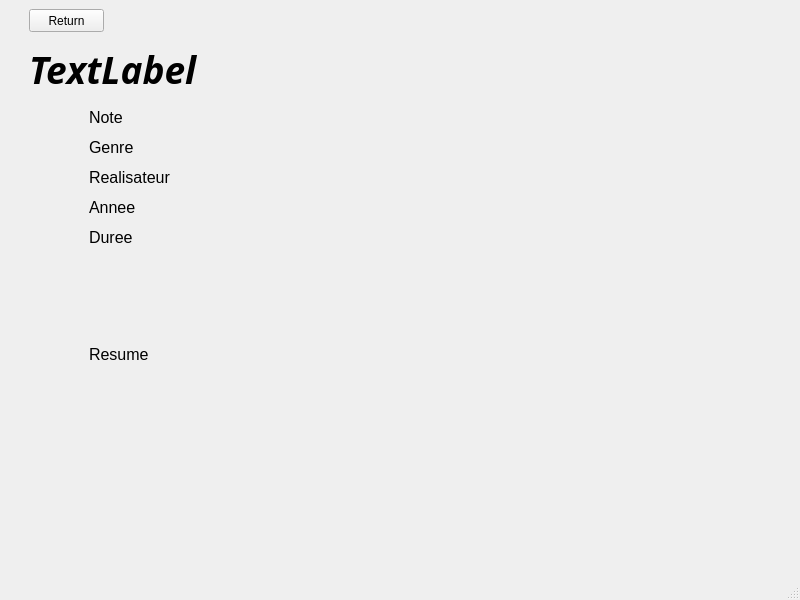
<?xml version="1.0" encoding="UTF-8"?>
<ui version="4.0">
 <class>MainWindow</class>
 <widget class="QMainWindow" name="MainWindow">
  <property name="geometry">
   <rect>
    <x>0</x>
    <y>0</y>
    <width>800</width>
    <height>600</height>
   </rect>
  </property>
  <property name="windowTitle">
   <string>MainWindow</string>
  </property>
  <widget class="QWidget" name="centralwidget">
   <layout class="QVBoxLayout" name="verticalLayout">
    <item>
     <widget class="QStackedWidget" name="stackedWidget">
      <property name="currentIndex">
       <number>1</number>
      </property>
      <widget class="QWidget" name="page">
       <layout class="QVBoxLayout" name="verticalLayout_2">
        <item>
         <widget class="QGroupBox" name="groupBox">
          <property name="title">
           <string>Filtrer par année</string>
          </property>
          <layout class="QVBoxLayout" name="verticalLayout_3">
           <item>
            <layout class="QHBoxLayout" name="horizontalLayout_2">
             <item>
              <widget class="QCheckBox" name="checkBoxAnnee">
               <property name="text">
                <string>Année de sortie</string>
               </property>
              </widget>
             </item>
             <item>
              <widget class="QLabel" name="label">
               <property name="text">
                <string>Année entre</string>
               </property>
               <property name="alignment">
                <set>Qt::AlignRight|Qt::AlignTrailing|Qt::AlignVCenter</set>
               </property>
              </widget>
             </item>
             <item>
              <widget class="QSpinBox" name="annee_min">
               <property name="maximum">
                <number>3000</number>
               </property>
              </widget>
             </item>
             <item>
              <widget class="QLabel" name="label_2">
               <property name="maximumSize">
                <size>
                 <width>50</width>
                 <height>16777215</height>
                </size>
               </property>
               <property name="text">
                <string>et</string>
               </property>
               <property name="alignment">
                <set>Qt::AlignCenter</set>
               </property>
              </widget>
             </item>
             <item>
              <widget class="QSpinBox" name="annee_max">
               <property name="maximum">
                <number>3000</number>
               </property>
               <property name="value">
                <number>2000</number>
               </property>
              </widget>
             </item>
            </layout>
           </item>
           <item>
            <widget class="QGroupBox" name="groupBox_2">
             <property name="title">
              <string>Filtrer par réalisateur</string>
             </property>
             <layout class="QHBoxLayout" name="horizontalLayout_3">
              <item>
               <widget class="QCheckBox" name="checkBoxRealisateur">
                <property name="text">
                 <string>Réalisateur</string>
                </property>
               </widget>
              </item>
              <item alignment="Qt::AlignRight">
               <widget class="QLabel" name="label_3">
                <property name="text">
                 <string>Nom du réalisateur :</string>
                </property>
               </widget>
              </item>
              <item>
               <widget class="QLineEdit" name="realisateurEdit">
                <property name="maximumSize">
                 <size>
                  <width>250</width>
                  <height>16777215</height>
                 </size>
                </property>
               </widget>
              </item>
             </layout>
            </widget>
           </item>
           <item>
            <widget class="QPushButton" name="pushButtonRechercher">
             <property name="minimumSize">
              <size>
               <width>0</width>
               <height>50</height>
              </size>
             </property>
             <property name="text">
              <string>RECHERCHER</string>
             </property>
            </widget>
           </item>
           <item>
            <widget class="QTableWidget" name="reponseTable"/>
           </item>
          </layout>
         </widget>
        </item>
       </layout>
      </widget>
      <widget class="QWidget" name="page_2">
       <widget class="QPushButton" name="pushButton_2">
        <property name="geometry">
         <rect>
          <x>20</x>
          <y>0</y>
          <width>75</width>
          <height>23</height>
         </rect>
        </property>
        <property name="text">
         <string>Return</string>
        </property>
       </widget>
       <widget class="QLabel" name="label_titre_film">
        <property name="geometry">
         <rect>
          <x>20</x>
          <y>40</y>
          <width>721</width>
          <height>41</height>
         </rect>
        </property>
        <property name="font">
         <font>
          <family>Source Sans Pro Black</family>
          <pointsize>28</pointsize>
          <weight>75</weight>
          <italic>true</italic>
          <bold>true</bold>
         </font>
        </property>
        <property name="text">
         <string>TextLabel</string>
        </property>
       </widget>
       <widget class="QLabel" name="label_note">
        <property name="geometry">
         <rect>
          <x>80</x>
          <y>100</y>
          <width>311</width>
          <height>16</height>
         </rect>
        </property>
        <property name="font">
         <font>
          <pointsize>12</pointsize>
         </font>
        </property>
        <property name="text">
         <string>Note</string>
        </property>
       </widget>
       <widget class="QLabel" name="label_genre">
        <property name="geometry">
         <rect>
          <x>80</x>
          <y>130</y>
          <width>551</width>
          <height>16</height>
         </rect>
        </property>
        <property name="font">
         <font>
          <pointsize>12</pointsize>
         </font>
        </property>
        <property name="text">
         <string>Genre</string>
        </property>
       </widget>
       <widget class="QLabel" name="label_realisateur">
        <property name="geometry">
         <rect>
          <x>80</x>
          <y>160</y>
          <width>551</width>
          <height>16</height>
         </rect>
        </property>
        <property name="font">
         <font>
          <pointsize>12</pointsize>
         </font>
        </property>
        <property name="text">
         <string>Realisateur</string>
        </property>
       </widget>
       <widget class="QLabel" name="label_annee">
        <property name="geometry">
         <rect>
          <x>80</x>
          <y>190</y>
          <width>551</width>
          <height>16</height>
         </rect>
        </property>
        <property name="font">
         <font>
          <pointsize>12</pointsize>
         </font>
        </property>
        <property name="text">
         <string>Annee</string>
        </property>
       </widget>
       <widget class="QLabel" name="label_duree">
        <property name="geometry">
         <rect>
          <x>80</x>
          <y>220</y>
          <width>551</width>
          <height>16</height>
         </rect>
        </property>
        <property name="font">
         <font>
          <pointsize>12</pointsize>
         </font>
        </property>
        <property name="text">
         <string>Duree</string>
        </property>
       </widget>
       <widget class="QLabel" name="label_resume">
        <property name="geometry">
         <rect>
          <x>80</x>
          <y>250</y>
          <width>551</width>
          <height>191</height>
         </rect>
        </property>
        <property name="font">
         <font>
          <pointsize>12</pointsize>
         </font>
        </property>
        <property name="text">
         <string>Resume</string>
        </property>
       </widget>
      </widget>
     </widget>
    </item>
   </layout>
  </widget>
  <widget class="QMenuBar" name="menubar">
   <property name="geometry">
    <rect>
     <x>0</x>
     <y>0</y>
     <width>800</width>
     <height>22</height>
    </rect>
   </property>
  </widget>
  <widget class="QStatusBar" name="statusbar"/>
 </widget>
 <resources/>
 <connections/>
</ui>
